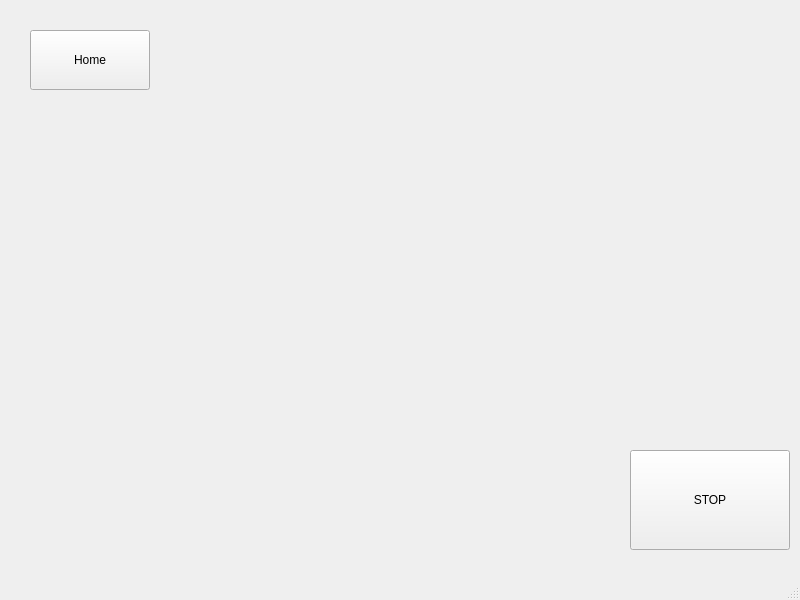
<?xml version="1.0" encoding="UTF-8"?>
<ui version="4.0">
 <class>MainWindow</class>
 <widget class="QMainWindow" name="MainWindow">
  <property name="geometry">
   <rect>
    <x>0</x>
    <y>0</y>
    <width>800</width>
    <height>600</height>
   </rect>
  </property>
  <property name="windowTitle">
   <string>MainWindow</string>
  </property>
  <widget class="QWidget" name="centralwidget">
   <widget class="QPushButton" name="q_btn_home">
    <property name="geometry">
     <rect>
      <x>30</x>
      <y>30</y>
      <width>120</width>
      <height>60</height>
     </rect>
    </property>
    <property name="text">
     <string>Home</string>
    </property>
   </widget>
   <widget class="QPushButton" name="q_btn_stop">
    <property name="geometry">
     <rect>
      <x>630</x>
      <y>450</y>
      <width>160</width>
      <height>100</height>
     </rect>
    </property>
    <property name="text">
     <string>STOP</string>
    </property>
   </widget>
  </widget>
  <widget class="QMenuBar" name="menubar">
   <property name="geometry">
    <rect>
     <x>0</x>
     <y>0</y>
     <width>800</width>
     <height>22</height>
    </rect>
   </property>
  </widget>
  <widget class="QStatusBar" name="statusbar"/>
 </widget>
 <resources/>
 <connections/>
</ui>
